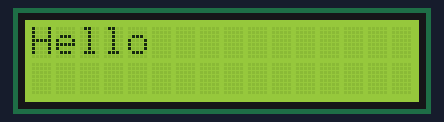
A sketch run on a simulated Arduino Uno, built with avr-gcc and run on an emulated ATmega328P. On the bench: 16×2 character LCD.

Above: at 0.1 s.
At 1.1 s:
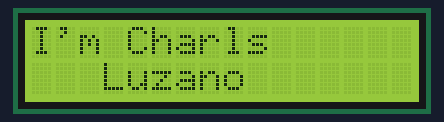
At 2.2 s:
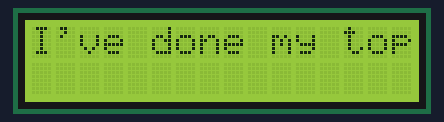
At 3.2 s:
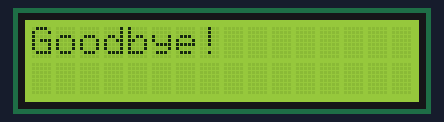

Measured:
- by itself, everything shown: repeats every 4.1 s, in 5 steps
- what the display in image 1 shows lasts 1.0 s, from 1.1 s to 2.1 s

The sketch:

multiple_messages.ino
```cpp
#include <Wire.h>
#include <LiquidCrystal_I2C.h>

// Set the LCD address to 0x27 for a 16 chars and 2 line display
LiquidCrystal_I2C lcd(0x27, 16, 2);

void setup()
{
  // initialize the LCD
  lcd.begin();

  // Turn on the blacklight and print a message.
  lcd.backlight();
  //lcd.print("Hello, world!");
}

void loop()
{
  // Do nothing here...
 lcd.clear();
 lcd.print("Hello ");
 delay(1000);
lcd.clear();


lcd.print("I'm Charls ");
lcd.setCursor(3,1);
 lcd.print("Luzano");
 delay(1000);
lcd.clear();

lcd.print("I've done my topic 1");
 delay(1000);
lcd.clear();
 lcd.print("Goodbye!");
 delay(1000);
 lcd.clear();
}
```
